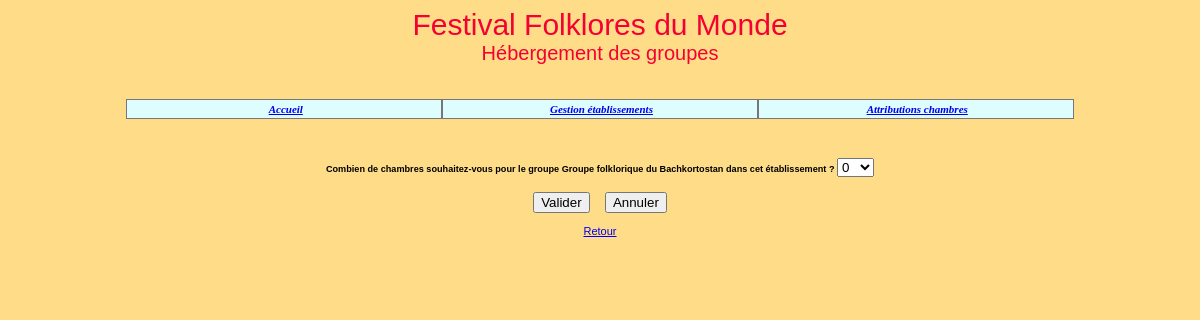
The page /donnerNbChambres.php?idEtab=0350123A&idGroupe=g001&nbChambres=37 on the database as committed earlier.
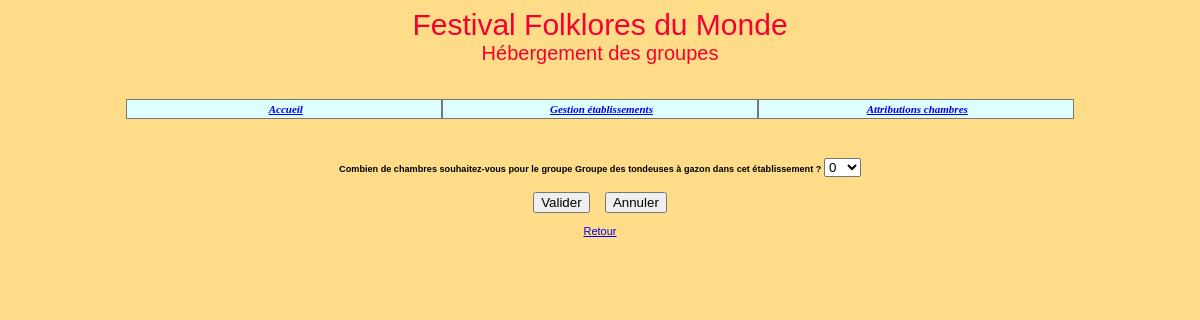
The same page on the database as committed later.
### tables this page shows
create table Groupe
	(
	id char (4) not null, 
	nom varchar (40) not null, 
	identiteResponsable varchar (40) default null,
	adressePostale varchar (120) default null,
	nombrePersonnes integer not null, 
	nomPays varchar (40) not null, 
	hebergement char (1) not null,
	constraint pk_Groupe primary key (id)
	);

### _gestionBase.inc.php (called while the page is built, shortened)
<?php
function obtenirNomGroupe($connexion, $id)
{
   $req="select nom from Groupe where id='$id'";
   $rsGroupe=$connexion->query($req);
   $rsGroupe->execute();
   $lgGroupe=$rsGroupe->fetch();
   return $lgGroupe["nom"];
}
?>

### donnerNbChambres.php (the view, shortened to what this page needs)
<?php
include("_debut.inc.php");
include("_gestionBase.inc.php");
$connexion=connect();
$idEtab=$_REQUEST['idEtab'];
$idGroupe=$_REQUEST['idGroupe'];
$nbChambres=$_REQUEST['nbChambres'];
echo "
<form method='POST' action='modificationAttributions.php'>
	<input type='hidden' value='validerModifAttrib' name='action'>
   <input type='hidden' value='$idEtab' name='idEtab'>
   <input type='hidden' value='$idGroupe' name='idGroupe'>";
   $nomGroupe=obtenirNomGroupe($connexion, $idGroupe);
   echo "
   <br><center><h5>Combien de chambres souhaitez-vous pour le
   groupe $nomGroupe dans cet établissement ?";
   echo "&nbsp;<select name='nbChambres'>";
   for ($i=0; $i<=$nbChambres; $i++)
   {
      echo "<option>$i</option>";
   }
   echo "
   </select></h5>
   <input type='submit' value='Valider' name='valider'>&nbsp&nbsp&nbsp&nbsp
   <input type='reset' value='Annuler' name='Annuler'><br><br>
   <a href='modificationAttributions.php?action=demanderModifAttrib'>Retour</a>
   </center>
</form>";
?>

Rows that differ between the two databases and show on the page:
changed groupe: nom "Groupe folklorique du Bachkortostan" → "Groupe des tondeuses à gazon"
